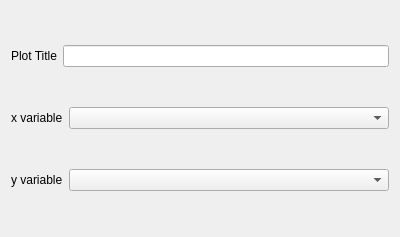
<?xml version="1.0" encoding="UTF-8"?>
<ui version="4.0">
 <class>plot_scatter_widget</class>
 <widget class="QWidget" name="plot_scatter_widget">
  <property name="geometry">
   <rect>
    <x>0</x>
    <y>0</y>
    <width>400</width>
    <height>237</height>
   </rect>
  </property>
  <property name="windowTitle">
   <string>Form</string>
  </property>
  <layout class="QVBoxLayout" name="verticalLayout">
   <item>
    <layout class="QHBoxLayout" name="horizontalLayout_3">
     <item>
      <widget class="QLabel" name="scatter_label_title">
       <property name="text">
        <string>Plot Title</string>
       </property>
      </widget>
     </item>
     <item>
      <widget class="QLineEdit" name="scatter_line_title"/>
     </item>
    </layout>
   </item>
   <item>
    <layout class="QHBoxLayout" name="horizontalLayout">
     <item>
      <widget class="QLabel" name="scatter_label_x">
       <property name="sizePolicy">
        <sizepolicy hsizetype="Fixed" vsizetype="Preferred">
         <horstretch>0</horstretch>
         <verstretch>0</verstretch>
        </sizepolicy>
       </property>
       <property name="text">
        <string>x variable</string>
       </property>
      </widget>
     </item>
     <item>
      <widget class="QComboBox" name="scatter_cb_x"/>
     </item>
    </layout>
   </item>
   <item>
    <layout class="QHBoxLayout" name="horizontalLayout_2">
     <item>
      <widget class="QLabel" name="scatter_label_y">
       <property name="sizePolicy">
        <sizepolicy hsizetype="Fixed" vsizetype="Preferred">
         <horstretch>0</horstretch>
         <verstretch>0</verstretch>
        </sizepolicy>
       </property>
       <property name="text">
        <string>y variable</string>
       </property>
      </widget>
     </item>
     <item>
      <widget class="QComboBox" name="scatter_cb_y"/>
     </item>
    </layout>
   </item>
  </layout>
 </widget>
 <resources/>
 <connections/>
</ui>
